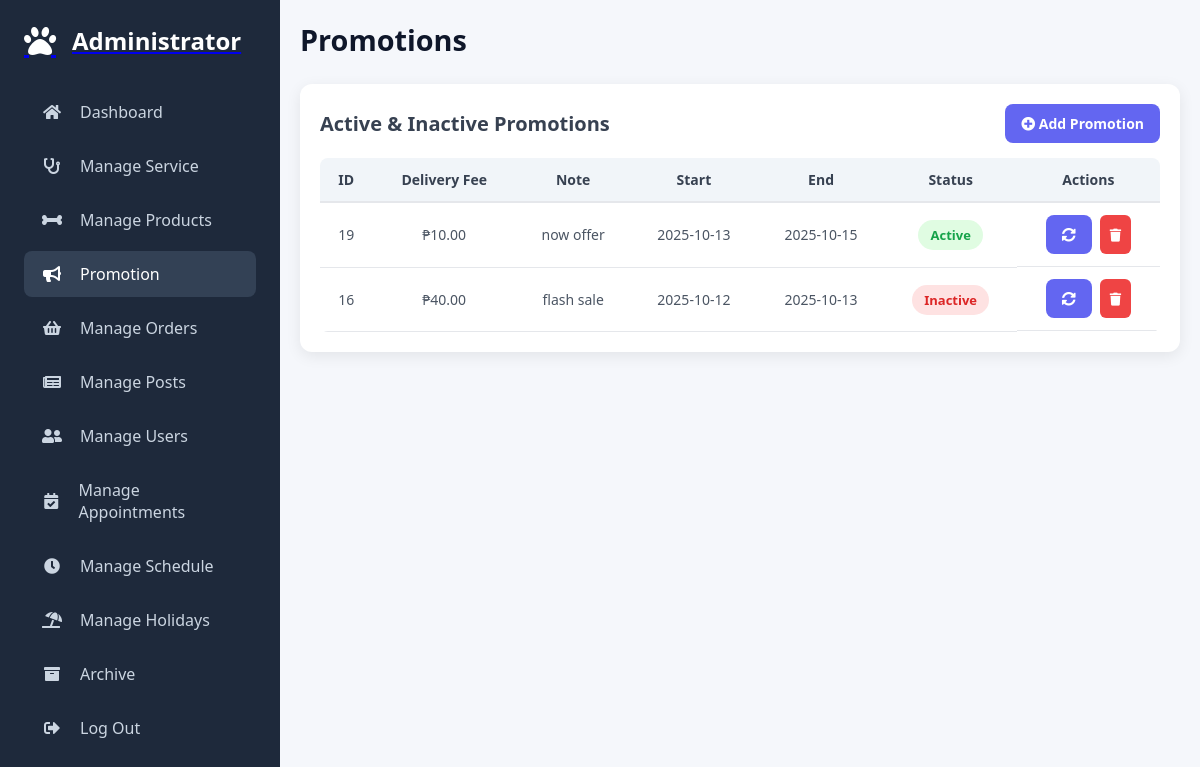
The page /admin/manage_promotion.php (signed in) on the database its author committed.
### tables this page shows
CREATE TABLE `promotion` (
  `id` int(11) NOT NULL,
  `delivery_fee` decimal(10,2) NOT NULL DEFAULT 100.00,
  `promo_note` varchar(255) DEFAULT NULL,
  `start_date` date NOT NULL,
  `end_date` date NOT NULL,
  `updated_at` timestamp NOT NULL DEFAULT current_timestamp() ON UPDATE current_timestamp(),
  `status` enum('active','inactive') NOT NULL DEFAULT 'active'
);

### admin/manage_promotion.php (the view, shortened to what this page needs)
<?php
require_once '../components/auth_admin.php';
$promos = $conn->query("SELECT * FROM promotion ORDER BY id DESC")->fetchAll(PDO::FETCH_ASSOC);
?>
<!DOCTYPE html>
<html lang="en">
<head>
    <link rel="stylesheet" href="https://cdnjs.cloudflare.com/ajax/libs/font-awesome/5.15.4/css/all.min.css">
    <link rel="stylesheet" href="../assets/css/admin/admin_header.css?v=<?= time() ?>">
    <link rel="stylesheet" href="../assets/css/admin/manage_promotion.css?v=<?= time() ?>">
</head>
<body>
<?php include '../components/admin_header.php'; ?>
<div class="admin-main">
    <div class="header-row">
        <h1>Promotions</h1>
    </div>
    <div class="card">
        <div class="card-header">
            <h2>Active & Inactive Promotions</h2>
            <button class="btn btn-primary" id="openModalBtn">
                <i class="fas fa-plus-circle"></i> Add Promotion
            </button>
        </div>
        <div class="table-container">
            <table>
                <thead>
                    <tr>
                        <th>ID</th>
                        <th>Delivery Fee</th>
                        <th>Note</th>
                        <th>Start</th>
                        <th>End</th>
                        <th>Status</th>
                        <th class="actions">Actions</th>
                    </tr>
                </thead>
                <tbody id="promoTableBody">
                    <?php if ($promos): ?>
                        <?php foreach ($promos as $p): ?>
                            <tr id="promo-<?= $p['id'] ?>">
                                <td><?= htmlspecialchars($p['id']) ?></td>
                                <td>₱<?= number_format($p['delivery_fee'], 2) ?></td>
                                <td><?= htmlspecialchars($p['promo_note'] ?: '—') ?></td>
                                <td><?= htmlspecialchars($p['start_date']) ?></td>
                                <td><?= htmlspecialchars($p['end_date']) ?></td>
                                <td>
                                    <span class="status-text <?= $p['status'] === 'active' ? 'status-active' : 'status-inactive' ?>">
                                        <?= ucfirst($p['status']) ?>
                                    </span>
                                </td>
                                <td class="actions">
                                    <button class="btn btn-primary toggle-status-btn" data-id="<?= $p['id'] ?>" title="Toggle Status">
                                        <i class="fas fa-sync-alt"></i>
                                    </button>
                                    <button class="btn btn-danger delete-promo-btn" data-id="<?= $p['id'] ?>" title="Delete">
                                        <i class="fas fa-trash"></i>
                                    </button>
                                </td>
                            </tr>
                        <?php endforeach; ?>
                    <?php else: ?>
                        <tr><td colspan="7" style="text-align:center;">No promotions found.</td></tr>
                    <?php endif; ?>
                </tbody>
            </table>
        </div>
    </div>
</div>
</body>
</html>

### assets/css/admin/admin_header.css (style rules this page uses)
:root { --primary-color: #6366f1; --secondary-color: #4f46e5; --dark-bg: #1e293b; --light-bg: #f8fafc; --text-dark: #0f172a; --text-light: #64748b; --card-bg: #ffffff; --border-radius: 10px; --transition: all 0.3s ease; }
* { margin: 0; padding: 0; box-sizing: border-box; font-family: 'Segoe UI', sans-serif; }
body { background: var(--light-bg); color: var(--text-dark); overflow-x: hidden; }
.admin-main { margin-left: 280px; flex: 1; padding: 2rem; transition: var(--transition); }
.header-row { display: flex; justify-content: space-between; align-items: center; margin-bottom: 2rem; flex-wrap: wrap; gap: 1rem; }
h1 { font-size: 2rem; font-weight: 600; color: var(--text-dark); }

### assets/css/admin/manage_promotion.css (style rules this page uses)
:root { --primary-color: #6366f1; --secondary-color: #4f46e5; --dark-bg: #1e293b; --light-bg: #f8fafc; --text-dark: #0f172a; --text-light: #64748b; --card-bg: #ffffff; --border-radius: 10px; --transition: all 0.3s ease; }
* { margin: 0; padding: 0; box-sizing: border-box; font-family: 'Segoe UI', sans-serif; }
body { background: var(--light-bg); color: var(--text-dark); overflow-x: hidden; }
.admin-main { padding: 20px; background: #f5f7fb; min-height: 100vh; font-family: "Segoe UI", sans-serif; color: #333; }
.header-row { display: flex; justify-content: space-between; align-items: center; margin-bottom: 25px; flex-wrap: wrap; gap: 1rem; }
.header-row h1 { font-size: 1.8rem; font-weight: 600; color: var(--text-dark); }
.btn-primary { background: var(--primary-color); color: #fff; padding: 10px 16px; border: none; border-radius: 8px; font-size: 14px; font-weight: 600; cursor: pointer; transition: var(--transition); }
.card { background: #fff; border-radius: 12px; padding: 20px; box-shadow: 0px 4px 15px rgba(0,0,0,0.08); }
.card-header { display: flex; justify-content: space-between; align-items: center; margin-bottom: 15px; }
.card-header h2 { font-size: 20px; font-weight: 600; color: #374151; }
.table-container { width: 100%; overflow-x: auto; }
table { width: 100%; border-collapse: collapse; font-size: 14px; border-radius: 8px; overflow: hidden; }
thead { background: #f1f5f9; }
thead th { padding: 12px; font-weight: 600; color: #374151; border-bottom: 2px solid #e5e7eb; text-align: center; }
tbody td { padding: 12px; text-align: center; color: #4b5563; border-bottom: 1px solid #e5e7eb; }
.status-active { background: #e0fce2; color: #16a34a; padding: 6px 12px; border-radius: 20px; font-weight: 600; font-size: 13px; }
.status-inactive { background: #fee2e2; color: #dc2626; padding: 6px 12px; border-radius: 20px; font-weight: 600; font-size: 13px; }
td.actions { display: flex; justify-content: center; gap: 8px; }
.btn-danger { background: #ef4444; color: #fff; border: none; padding: 6px 10px; border-radius: 6px; cursor: pointer; font-size: 13px; transition: var(--transition); }

### rows shown on the page
promotion: id "19", delivery_fee "10.00", promo_note "now offer", start_date "2025-10-13", end_date "2025-10-15", status "Active"
promotion: id "16", delivery_fee "40.00", promo_note "flash sale", start_date "2025-10-12", end_date "2025-10-13", status "Inactive"
